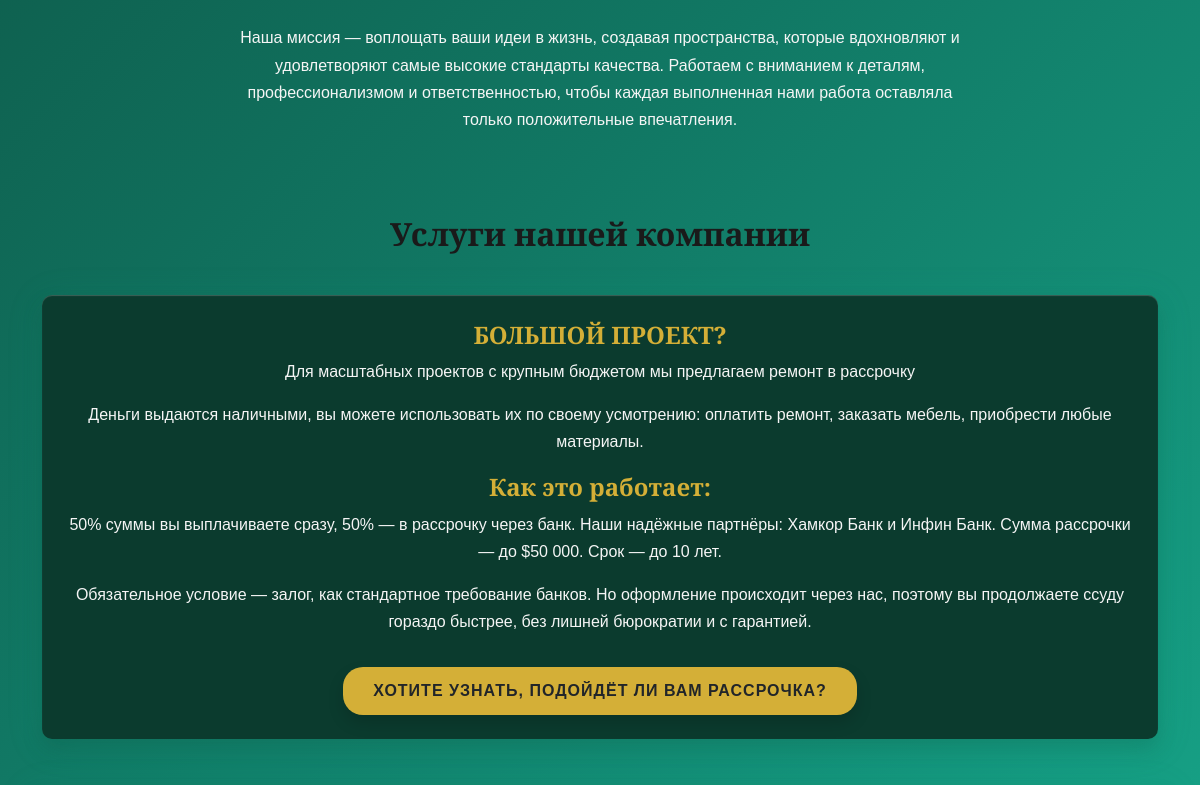
The app's page / (middle part), older data.
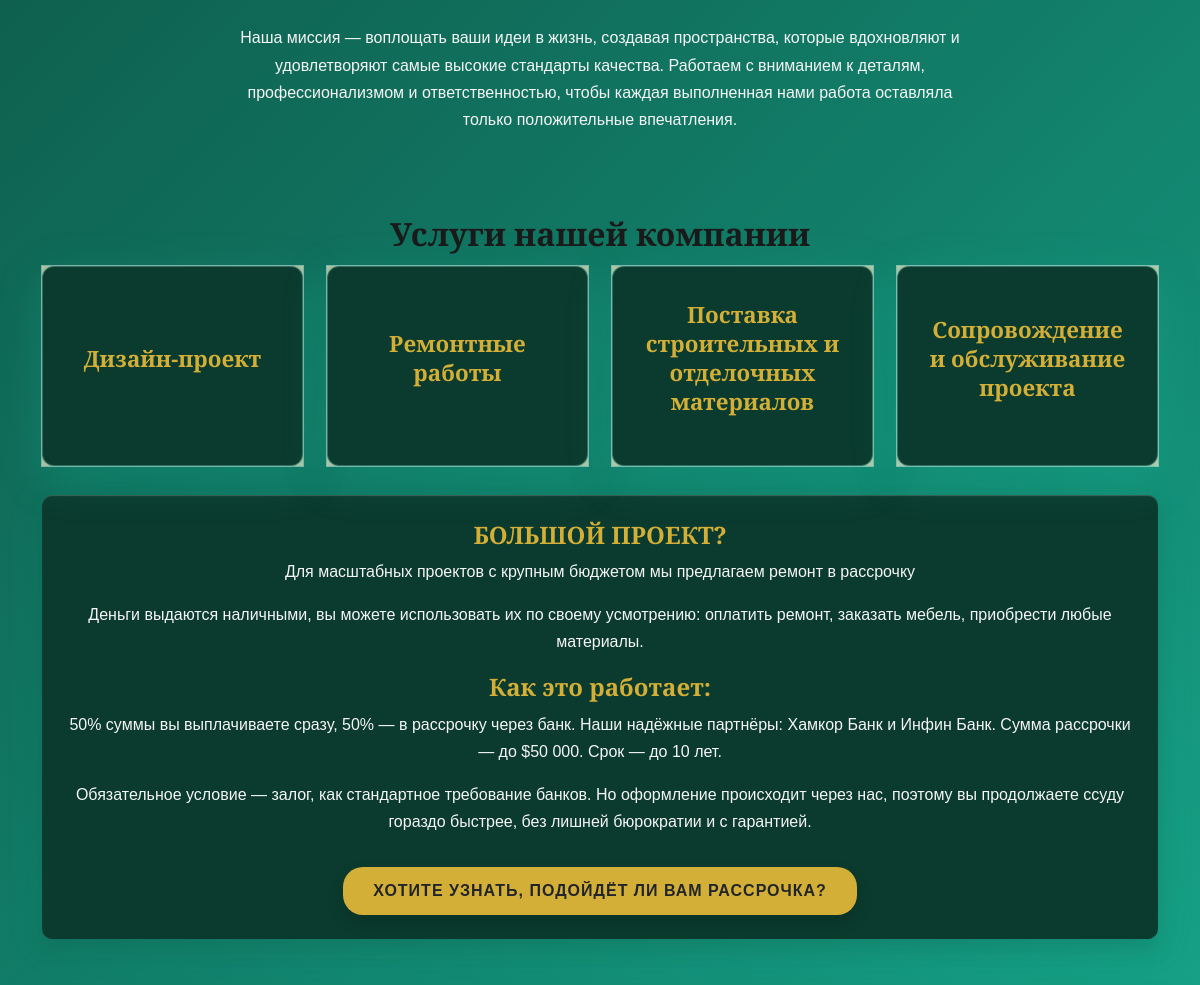
The same page, newer data.
### main/models.py (models this page shows, shortened)
class ServiceItem(models.Model):
    title = models.CharField(
        _('Название услуги'),
        max_length=255
    )
    description = models.TextField(
        _('Краткое описание')
    )
    details = models.TextField(
        _('Детали (HTML или Markdown)'),
        blank=True
    )
    order = models.PositiveIntegerField(
        _('Порядок'),
        default=0
    )
    class Meta:
        verbose_name = _('Услуга')
        verbose_name_plural = _('Услуги')
        ordering = ['order', 'id']

### main/views.py (the view)
# urls.py: path('', views.home, name='home'),
def home(request):
    return render(request, 'base.html', {
        "materials": MaterialItem.objects.order_by("order"),
        "styles": StyleItem.objects.order_by("order"),
        "projects": ProjectItem.objects.order_by("order"),
        "services": ServiceItem.objects.order_by("order"),
        "guarantees": GuaranteeItem.objects.order_by("order"),
        "installment": InstallmentInfo.objects.first(),
    })

### templates/base.html (shortened to what this page needs)
{% load i18n static %}
<!DOCTYPE html>
<html lang="ru">
<head>
	<link
			href="https://cdn.jsdelivr.net/npm/bootstrap@5.3.0/dist/css/bootstrap.min.css"
			rel="stylesheet"
	/>
	<link
			rel="stylesheet"
			href="https://cdnjs.cloudflare.com/ajax/libs/font-awesome/6.4.0/css/all.min.css"
	/>
	<link rel="stylesheet" href="{% static 'css/style.css' %}">
	<link rel="stylesheet" href="{% static 'css/service.css' %}">
</head>
<body>
						{% get_current_language as LANGUAGE_CODE %}
{% block dashboard %}
	<section id="about" class="py-3">
		<div class="container py-3">
			<div class="row">
				<div class="col-md-6 col-lg-3 fade-in">
				</div>
				<div class="col-md-6 col-lg-3 fade-in">
				</div>
				<div class="col-md-6 col-lg-3 fade-in">
				</div>
				<div class="col-md-6 col-lg-3 fade-in">
				</div>
			</div>
			<div class="row mt-3">
				<div class="col-lg-8 mx-auto text-center fade-in">
					<p>
						{% trans "Наша миссия — воплощать ваши идеи в жизнь, создавая пространства, которые вдохновляют и удовлетворяют самые высокие стандарты качества. Работаем с вниманием к деталям, профессионализмом и ответственностью, чтобы каждая выполненная нами работа оставляла только положительные впечатления." %}
					</p>
				</div>
			</div>
		</div>
	</section>
	<section id="services" class="py-3">
		<div class="container py-3">
			<h2 class="text-center section-title slide-up mb-3">
				{% trans "Услуги нашей компании" %}
			</h2>
			<div class="row">
				{% for service in services %}
					<div class="col-lg-3 slide-up">
						<div class="flip-card text-center">
							<div class="flip-card-inner">
								<div class="flip-card-front">
									<h4>{{ service.title }}</h4>
								</div>
								<div class="flip-card-back">
									<p>{{ service.description }}</p>
								</div>
							</div>
						</div>
					</div>
				{% endfor %}
			</div>
			<div class="row mt-4">
				<div class="col-lg-12 mx-auto fade-in">
					<div class="credit-card p-4 text-center">
						<h4>{% trans "БОЛЬШОЙ ПРОЕКТ?" %}</h4>
						<p>
							{% trans "Для масштабных проектов с крупным бюджетом мы предлагаем ремонт в рассрочку" %}
						</p>
						<p>
							{% trans "Деньги выдаются наличными, вы можете использовать их по своему усмотрению: оплатить ремонт, заказать мебель, приобрести любые материалы." %}
						</p>
						<h4>{% trans "Как это работает:" %}</h4>
						<p>
							{% trans "50% суммы вы выплачиваете сразу, 50% — в рассрочку через банк. Наши надёжные партнёры: Хамкор Банк и Инфин Банк. Сумма рассрочки — до $50 000. Срок — до 10 лет." %}
						</p>
						<p>
							{% trans "Обязательное условие — залог, как стандартное требование банков. Но оформление происходит через нас, поэтому вы продолжаете ссуду гораздо быстрее, без лишней бюрократии и с гарантией." %}
						</p>
						<a href="{% url 'contacts' %}" class="btn btn-custom mt-3 shadow">
							{% trans "Хотите узнать, подойдёт ли вам рассрочка?" %}
						</a>
					</div>
				</div>
			</div>
		</div>
	</section>
	<section class="py-3">
	</section>
{% endblock dashboard %}
</body>
</html>

Row changes from the older to the newer data that the page shows:
added ServiceItem: title "Дизайн-проект"
added ServiceItem: title "Ремонтные работы"
added ServiceItem: title "Поставка строительных и отделочных материалов"
added ServiceItem: title "Сопровождение и обслуживание проекта"
